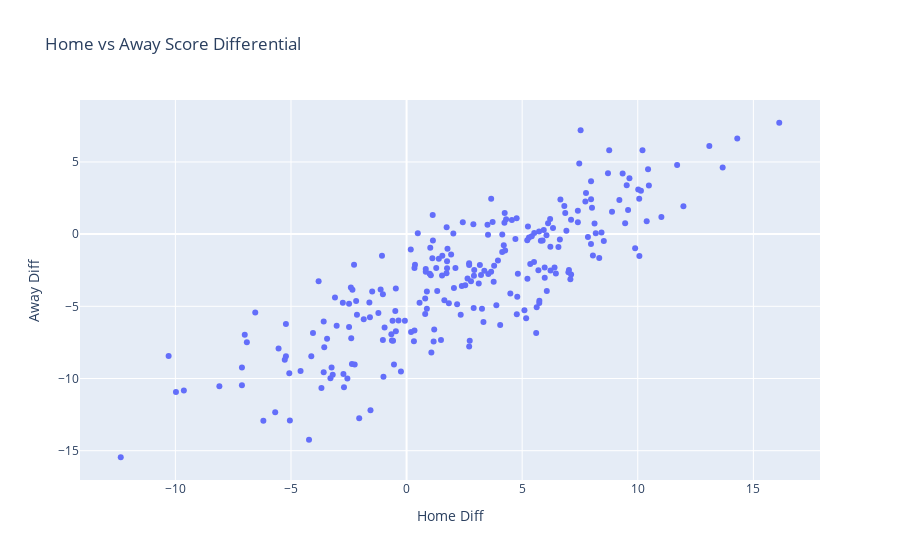

Notebook cell for this chart:
### Markdown cell above
#### Which teams win the most at home vs away?

### Code cell
data = [go.Scatter(
    x = df_scores['avg home diff'],
    y = df_scores['avg away diff'],
    mode = 'markers',
    hovertext = df_scores['team_season']
)]

layout = go.Layout(
    title = 'Home vs Away Score Differential', # Graph title
    xaxis = dict(title = 'Home Diff'), # x-axis label
    yaxis = dict(title = 'Away Diff'), # y-axis label
    hovermode ='closest' # handles multiple points landing on the same vertical
)

fig = go.Figure(data=data, layout=layout)
fig.show()

### Figure 1 — Plotly figure (JSON) as saved in the notebook; plotly's stock layout.template omitted (floating-point values rounded to 4 significant figures; data arrays with more than 128 entries replaced by an {"elided": "..."} marker saying what was removed)
{"data": [{"hovertext": {"elided": "240 str values"}, "mode": "markers", "type": "scatter", "x": {"elided": "240 float values"}, "y": {"elided": "240 float values"}}], "layout": {"autosize": true, "hovermode": "closest", "title": {"text": "Home vs Away Score Differential"}, "xaxis": {"autorange": true, "range": [-14.12, 17.87], "title": {"text": "Home Diff"}, "type": "linear"}, "yaxis": {"autorange": true, "range": [-17.15, 9.411], "title": {"text": "Away Diff"}, "type": "linear"}}}
